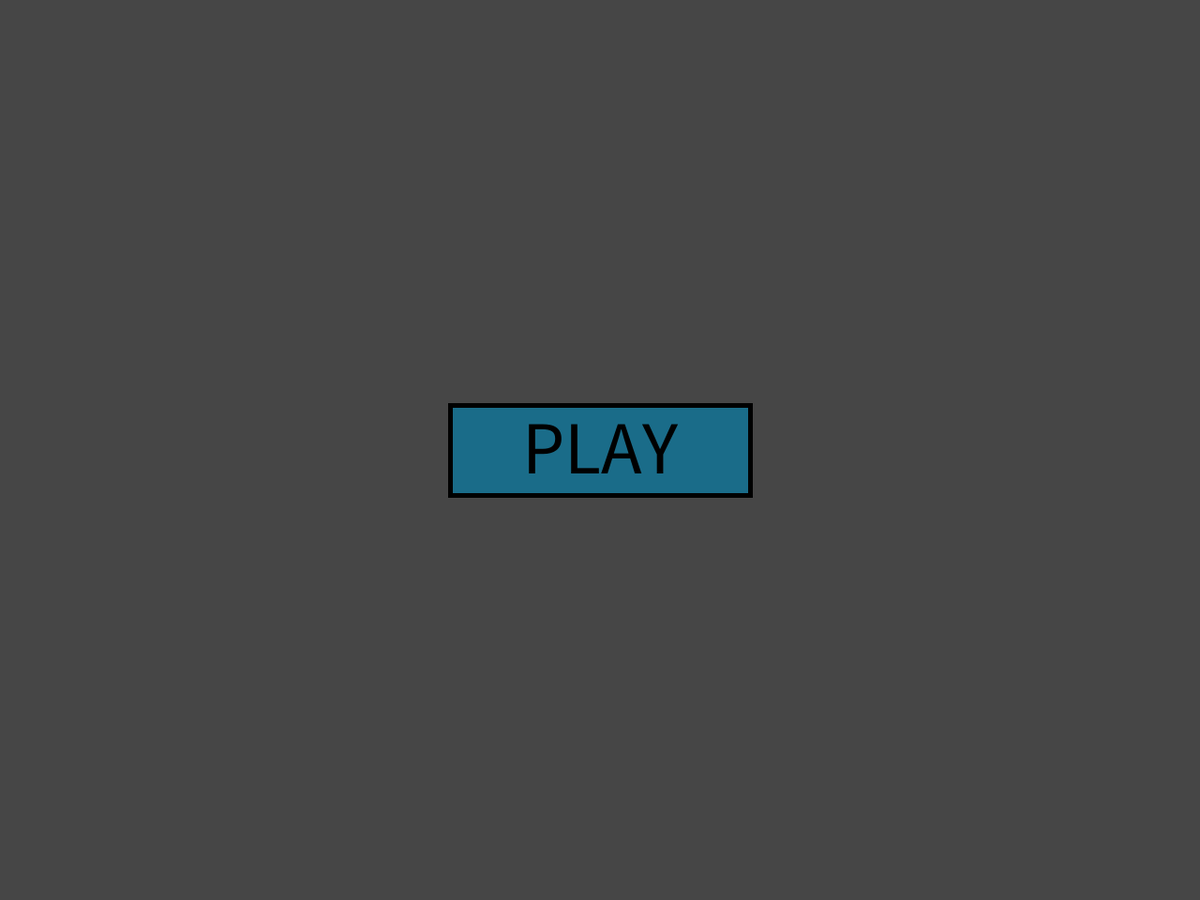
Frame 1 (no input)
Frame 60 (the mouse pressed at the canvas centre just before this capture): identical to frame 1, image omitted
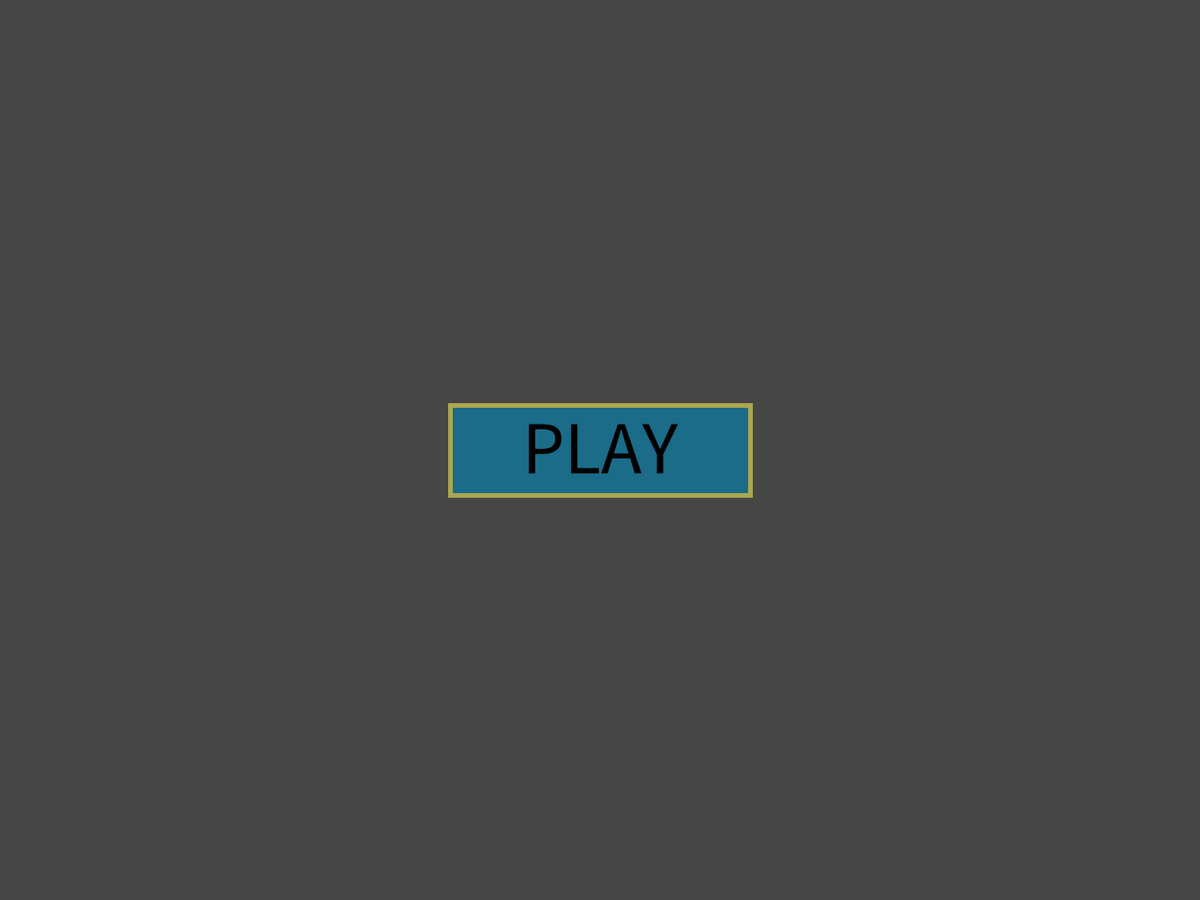
Frame 120 (the mouse held since frame 60 and released just before this capture)

The Processing sketch that drew these frames (run headless with seeded random() and noise(); from frame 60 on, the mouse is pressed at the canvas centre):

// Processing sketch: sketch_201120a
// ── sketch_201120a.pde
/*questions to ask pelletier:
 
 /1. how to make the asteroid display particles when destroyed by a bullet
 
 2. how to make the spaceship invulnerable for a short period of time after taking damage
 
 */


Spaceship myShip;
//ufo myEnemy;
ArrayList<GameObject> myObjects;

//mode setup
int mode, astCount, ufoSpawnTimer, ufoShotTimer;
final int ufoSpawnThreshold = 60*8;
final int ufoFireThreshold = 90;

final int INTRO = 0;
final int GAME = 1;
final int PAUSE = 2;
final int OVER = 3;
final int WIN = 4;

boolean wkey, skey, akey, dkey, spacekey, offScreen, lScreenSpawn, lUfo, keyJam, touchingAsteroid, touchingEnemyBullet, enemyFire, shipImmune;

void setup() {
  size(1280, 960);
  mode = INTRO;
  astCount = 4;
  rectMode(CENTER);
  textAlign(CENTER);
  myShip = new Spaceship();
  wkey=akey=skey=dkey=false;
  myObjects = new ArrayList<GameObject>();
  myObjects.add(new Asteroid());
  myObjects.add(new Asteroid());
  myObjects.add(new Asteroid());
  myObjects.add(new Asteroid());
}

void draw() {
  if (mode == INTRO) {
    intro();
  } else if (mode == GAME) {
    game();
  } else if (mode == PAUSE) {
    pause();
  } else if (mode == OVER) {
    over();
  } else if (mode == WIN) {
    win();
  } else {
    println("Error mode = " + mode);
  }
}

// ── A_Intro.pde
void intro() {
  background(#464646);

  //pause button
  button(width/2, height/2, width/4, height/10, "PLAY", 80, 25);
}

void introClicks() {
  if (touchingMouse(width/2, height/2, width/4, height/10)) {
    mode = GAME;
  }
}

// ── B_Game.pde
void game() {
  if(shipImmune == true){
    background(#CF4647);
  }else if(shipImmune == false){
  background(#6C6C6C);
  }else{
   println("ERROR: BACKGROUND COLOUR NOT FOUND"); 
  }
  //println(myObjects.size());

  int i = 0; //starting at object zero
  while (i < myObjects.size()) {
    //processing each object individually
    GameObject obj = myObjects.get(i); //get the current object
    if (obj.lives > 0) {
      obj.show(); //tell the current object to draw itself
      obj.act(); //tell the current object to update itself
      i++; //go to the next object
    } else {
      myObjects.remove(i); //throw away object
    }
  }

  myShip.show();
  myShip.act();
  
  //pause button
  button(60, 30, 100, 40, "PAUSE", 20, 7);

  //lives counter
  fill(0);
  textSize(20);
  text("LIVES: " + myShip.lives, width - 100, 50);

  //Asteroid Counter
  fill(0);
  textSize(20);
  text("ASTEROID COUNT: " + astCount, width - 150, 80);



  //ufo add
  ufoSpawnTimer++;
  if (ufoSpawnTimer > ufoSpawnThreshold) {
    myObjects.add(new ufo());
    ufoShotTimer = 0;
    ufoSpawnTimer = 0;
  }
}

void gameClicks() {
  if (touchingMouse(60, 30, 100, 40)) {
    mode = PAUSE;
  }
  if (myShip.lives < 0 || myShip.lives == 0) {
    mode = OVER;
  }
  if (astCount == 0) {
    mode = WIN;
  }
}

// ── C_Pause.pde
void pause() {
  background(#B4B4B4);

  //Continue Button
  button(width/2, height/3, width/5, height/12, "CONTINUE", 40, 15);

  //Quit Button
  button(width/2, height/2, width/5, height/12, "QUIT", 40, 15);
}

void pauseClicks() {
  if (touchingMouse(width/2, height/3, width/5, height/12)) {
    mode = GAME;
  }

  if (touchingMouse(width/2, height/2, width/5, height/12)) {
    exit();
  }
}

// ── D_Over.pde
void over() {
  background(#833C3C);
  textSize(width/(1280/150));
  text("DEFEAT", width/2, height/5);

  //TRY AGAIN button
  button(width/2, height/3, width/5, height/12, "TRY AGAIN", 40, 15);

  //QUIT Button
  button(width/2, height/2, width/5, height/12, "QUIT", 40, 15);
}

void overClicks() {
  if (touchingMouse(width/2, height/3, width/5, height/12)) {
    mode = INTRO;
    rectMode(CENTER);
    textAlign(CENTER);
    myShip = new Spaceship();
    wkey=akey=skey=dkey=false;
    myObjects = new ArrayList<GameObject>();

    myObjects.add(new Asteroid());
    myObjects.add(new Asteroid());
    myObjects.add(new Asteroid());
    myObjects.add(new Asteroid());
  }

  if (touchingMouse(width/2, height/2, width/5, height/12)) {
    exit();
  }
}

// ── E_Win.pde
void win() {
  background(#84A54B);
  textSize(width/(1280/150));
  text("VICTORY!", width/2, height/5);
  //Play Again button
  button(width/2, height/3, width/3, height/12, "KEEP PLAYING", 40, 15);

  //Quit
  button(width/2, height/2, width/5, height/12, "QUIT", 40, 15);
}

void winClicks() {
  if (touchingMouse(width/2, height/3, width/3, height/12)) {
    mode = INTRO;
    rectMode(CENTER);
    textAlign(CENTER);
    myShip = new Spaceship();
    wkey=akey=skey=dkey=false;
    myObjects = new ArrayList<GameObject>();

    myObjects.add(new Asteroid());
    myObjects.add(new Asteroid());
    myObjects.add(new Asteroid());
    myObjects.add(new Asteroid());
    astCount = 4;
  }
  if (touchingMouse(width/2, height/2, width/5, height/12)) {
    exit();
  }
}

// ── F_GameObject.pde
abstract class GameObject {

  //1. instance variables
  PVector vel;
  PVector loc;
  int size;
  int lives;

  GameObject() {
  }

  void show() {
    fill(0);
    stroke(255);
    strokeWeight(3);
    rect(loc.x, loc.y, size, size);
  }

  void act() {
    loc.add(vel);
  }

  void dieOffScreen() {
    if (loc.x <0 -50|| loc.x > width +50|| loc.y > height +50|| loc.y < 0 -50) {
      lives = 0;
    }
  }
}

// ── G_Spaceship.pde
class Spaceship extends GameObject {

  //1. Instance Variables or Fields
  PVector dir;
  int shotTimer, threshold, SSW, cap, barrelTip, ImmunityCounter, ImmunityThreshold;

  //2. Constructor name matches the class
  Spaceship() {
    loc = new PVector(width/2, height/2);
    dir = new PVector(1, 0);
    vel = new PVector(0, 0);
    size = 50;
    lives = 3;
    shotTimer = 0;
    threshold = 30;
    SSW = 4;
    cap = 7;
    ImmunityCounter = 90;
    ImmunityThreshold = 60*3;
  }

  //3. Behaviour Functions
  void show() {
    vel.limit(cap);
    pushMatrix();
    fill(#142581);
    stroke(0);
    strokeWeight(SSW);
    translate(loc.x, loc.y);
    rotate(dir.heading());
    ellipse(0, 0, size, size);
    fill(255);
    line(size/2, 0, 50, 0 );
    barrelTip = size/2 -50;
    popMatrix();
  }

  void act() {
    super.act();
    shotTimer++;
    ImmunityCounter++;

    //ship immunity
    if (ImmunityCounter < ImmunityThreshold) {
      shipImmune = true;
    } else {
      shipImmune = false;
    }

    if (akey) {
      dir.rotate(-radians(3));
    }
    if (dkey) {
      dir.rotate(radians(3));
    }
    if (wkey == true) {
      vel.add(dir);

      //add the fire
      myObjects.add(new Fire());
      myObjects.add(new Fire());
      myObjects.add(new Fire());
      myObjects.add(new Fire());
      myObjects.add(new Fire());
      myObjects.add(new Fire());
      myObjects.add(new Fire());
      myObjects.add(new Fire());
      myObjects.add(new Fire());
      myObjects.add(new Fire());
      myObjects.add(new Fire());
      myObjects.add(new Fire());
      myObjects.add(new Fire());
      myObjects.add(new Fire());
      myObjects.add(new Fire());
      myObjects.add(new Fire());
      myObjects.add(new Fire());
      myObjects.add(new Fire());
      myObjects.add(new Fire());
      myObjects.add(new Fire());
      myObjects.add(new Fire());
      myObjects.add(new Fire());
      myObjects.add(new Fire());
      myObjects.add(new Fire());
      myObjects.add(new Fire());
      myObjects.add(new Fire());
      myObjects.add(new Fire());
      myObjects.add(new Fire());
      myObjects.add(new Fire());
      myObjects.add(new Fire());
      myObjects.add(new Fire());
      myObjects.add(new Fire());
      myObjects.add(new Fire());
      myObjects.add(new Fire());
      myObjects.add(new Fire());
      myObjects.add(new Fire());
      myObjects.add(new Fire());
      myObjects.add(new Fire());
      myObjects.add(new Fire());
      myObjects.add(new Fire());
      myObjects.add(new Fire());
      myObjects.add(new Fire());
      myObjects.add(new Fire());
      myObjects.add(new Fire());
      myObjects.add(new Fire());
      myObjects.add(new Fire());
      myObjects.add(new Fire());
      myObjects.add(new Fire());
      myObjects.add(new Fire());
      myObjects.add(new Fire());
      myObjects.add(new Fire());
      myObjects.add(new Fire());
      myObjects.add(new Fire());
      myObjects.add(new Fire());
      myObjects.add(new Fire());
      myObjects.add(new Fire());
      myObjects.add(new Fire());
      myObjects.add(new Fire());
      myObjects.add(new Fire());
      myObjects.add(new Fire());
      myObjects.add(new Fire());
      myObjects.add(new Fire());
      myObjects.add(new Fire());
      myObjects.add(new Fire());
      myObjects.add(new Fire());
      myObjects.add(new Fire());
      myObjects.add(new Fire());
      myObjects.add(new Fire());
      myObjects.add(new Fire());
      myObjects.add(new Fire());
      myObjects.add(new Fire());
      myObjects.add(new Fire());
      myObjects.add(new Fire());
      myObjects.add(new Fire());
      myObjects.add(new Fire());
      myObjects.add(new Fire());
      myObjects.add(new Fire());
      myObjects.add(new Fire());
      myObjects.add(new Fire());
      myObjects.add(new Fire());
      myObjects.add(new Fire());
      myObjects.add(new Fire());
      myObjects.add(new Fire());
      myObjects.add(new Fire());
      myObjects.add(new Fire());
      myObjects.add(new Fire());
      myObjects.add(new Fire());
      myObjects.add(new Fire());
      myObjects.add(new Fire());
      myObjects.add(new Fire());
      myObjects.add(new Fire());
      myObjects.add(new Fire());
      myObjects.add(new Fire());
      myObjects.add(new Fire());
      myObjects.add(new Fire());
      myObjects.add(new Fire());
      myObjects.add(new Fire());
      myObjects.add(new Fire());
      myObjects.add(new Fire());
      myObjects.add(new Fire());
      myObjects.add(new Fire());
      myObjects.add(new Fire());
      myObjects.add(new Fire());
      myObjects.add(new Fire());
      myObjects.add(new Fire());
      myObjects.add(new Fire());
      myObjects.add(new Fire());
      myObjects.add(new Fire());
      myObjects.add(new Fire());
      myObjects.add(new Fire());
      myObjects.add(new Fire());
      myObjects.add(new Fire());
      myObjects.add(new Fire());
      myObjects.add(new Fire());
      myObjects.add(new Fire());
      myObjects.add(new Fire());
      myObjects.add(new Fire());
      myObjects.add(new Fire());
      myObjects.add(new Fire());
      myObjects.add(new Fire());
      myObjects.add(new Fire());
      myObjects.add(new Fire());
      myObjects.add(new Fire());
      myObjects.add(new Fire());
      myObjects.add(new Fire());
      myObjects.add(new Fire());
      myObjects.add(new Fire());
      myObjects.add(new Fire());
      myObjects.add(new Fire());
      myObjects.add(new Fire());
      myObjects.add(new Fire());
      myObjects.add(new Fire());
      myObjects.add(new Fire());
      myObjects.add(new Fire());
      myObjects.add(new Fire());
      myObjects.add(new Fire());
      myObjects.add(new Fire());
      myObjects.add(new Fire());
      myObjects.add(new Fire());
      myObjects.add(new Fire());
      myObjects.add(new Fire());
      myObjects.add(new Fire());
      myObjects.add(new Fire());
      myObjects.add(new Fire());
      myObjects.add(new Fire());
      myObjects.add(new Fire());
      myObjects.add(new Fire());
      myObjects.add(new Fire());
      myObjects.add(new Fire());
      myObjects.add(new Fire());
      myObjects.add(new Fire());
      myObjects.add(new Fire());
      myObjects.add(new Fire());
      myObjects.add(new Fire());
      myObjects.add(new Fire());
      myObjects.add(new Fire());
      myObjects.add(new Fire());
      myObjects.add(new Fire());
      myObjects.add(new Fire());
      myObjects.add(new Fire());
      myObjects.add(new Fire());
      myObjects.add(new Fire());
      myObjects.add(new Fire());
      myObjects.add(new Fire());
      myObjects.add(new Fire());
      myObjects.add(new Fire());
      myObjects.add(new Fire());
      myObjects.add(new Fire());
      myObjects.add(new Fire());
      myObjects.add(new Fire());
      myObjects.add(new Fire());
    }

    if (skey == true) {
      vel.mult(0.95);
    }

    if (spacekey && shotTimer > threshold && shipImmune == false) {
      myObjects.add(new Bullet());
      shotTimer = 0;
    }


    //wrap around
    if (loc.x > (width + size/2 +20)) {
      loc.x = -(size/2) -20;
    }
    if (loc.x < -(size/2) - 20) {
      loc.x = width + (size/2) + 20;
    }
    if (loc.y > height + size/2 + 20) {
      loc.y = -(size/2) - 20;
    }
    if (loc.y < -(size/2) -20) {
      loc.y = height + size/2 + 20;
    }

    //asteroid collide
    int i = 0;
    while (i < myObjects.size()) {
      GameObject myObj = myObjects.get(i);
      if (myObj instanceof Asteroid) {
        if (dist(loc.x, loc.y, myObj.loc.x, myObj.loc.y) < size/2 + (myObj.size)/2 && shipImmune == false) {
          lives = lives -1;
          myObj.lives = 0;
          myObjects.add(new Asteroid());

          myObjects.add(new collision(myObj.loc.x, myObj.loc.y));
          myObjects.add(new collision(myObj.loc.x, myObj.loc.y));
          myObjects.add(new collision(myObj.loc.x, myObj.loc.y));
          myObjects.add(new collision(myObj.loc.x, myObj.loc.y));
          myObjects.add(new collision(myObj.loc.x, myObj.loc.y));
          myObjects.add(new collision(myObj.loc.x, myObj.loc.y));
          myObjects.add(new collision(myObj.loc.x, myObj.loc.y));
          myObjects.add(new collision(myObj.loc.x, myObj.loc.y));
          myObjects.add(new collision(myObj.loc.x, myObj.loc.y));
          myObjects.add(new collision(myObj.loc.x, myObj.loc.y));
          myObjects.add(new collision(myObj.loc.x, myObj.loc.y));
          myObjects.add(new collision(myObj.loc.x, myObj.loc.y));
          myObjects.add(new collision(myObj.loc.x, myObj.loc.y));
          myObjects.add(new collision(myObj.loc.x, myObj.loc.y));
          myObjects.add(new collision(myObj.loc.x, myObj.loc.y));
          myObjects.add(new collision(myObj.loc.x, myObj.loc.y));
          myObjects.add(new collision(myObj.loc.x, myObj.loc.y));
          myObjects.add(new collision(myObj.loc.x, myObj.loc.y));
          myObjects.add(new collision(myObj.loc.x, myObj.loc.y));
          myObjects.add(new collision(myObj.loc.x, myObj.loc.y));
          myObjects.add(new collision(myObj.loc.x, myObj.loc.y));
          myObjects.add(new collision(myObj.loc.x, myObj.loc.y));
          myObjects.add(new collision(myObj.loc.x, myObj.loc.y));
          myObjects.add(new collision(myObj.loc.x, myObj.loc.y));
          myObjects.add(new collision(myObj.loc.x, myObj.loc.y));
          myObjects.add(new collision(myObj.loc.x, myObj.loc.y));


          if (lives == 0) {
            mode = OVER;
          }
          ImmunityCounter = 0;
        }
      }
      i++;
    }

    //UFO Collide
    int z = 0;
    while (z < myObjects.size()) {
      GameObject myObj = myObjects.get(z);
      if (myObj instanceof ufo) {
        if (dist(loc.x, loc.y, myObj.loc.x, myObj.loc.y) < size/2 + (myObj.size)/2 && shipImmune == false) {
          lives= lives -2;
          myObj.lives = 0;
          myObjects.add(new collision(myObj.loc.x, myObj.loc.y));
          myObjects.add(new collision(myObj.loc.x, myObj.loc.y));
          myObjects.add(new collision(myObj.loc.x, myObj.loc.y));
          myObjects.add(new collision(myObj.loc.x, myObj.loc.y));
          myObjects.add(new collision(myObj.loc.x, myObj.loc.y));
          myObjects.add(new collision(myObj.loc.x, myObj.loc.y));
          myObjects.add(new collision(myObj.loc.x, myObj.loc.y));
          myObjects.add(new collision(myObj.loc.x, myObj.loc.y));
          myObjects.add(new collision(myObj.loc.x, myObj.loc.y));
          myObjects.add(new collision(myObj.loc.x, myObj.loc.y));
          myObjects.add(new collision(myObj.loc.x, myObj.loc.y));
          myObjects.add(new collision(myObj.loc.x, myObj.loc.y));
          myObjects.add(new collision(myObj.loc.x, myObj.loc.y));
          myObjects.add(new collision(myObj.loc.x, myObj.loc.y));
          myObjects.add(new collision(myObj.loc.x, myObj.loc.y));
          myObjects.add(new collision(myObj.loc.x, myObj.loc.y));
          myObjects.add(new collision(myObj.loc.x, myObj.loc.y));
          myObjects.add(new collision(myObj.loc.x, myObj.loc.y));
          myObjects.add(new collision(myObj.loc.x, myObj.loc.y));
          myObjects.add(new collision(myObj.loc.x, myObj.loc.y));
          myObjects.add(new collision(myObj.loc.x, myObj.loc.y));
          myObjects.add(new collision(myObj.loc.x, myObj.loc.y));

          if (lives == 0) {
            mode = OVER;
          }
          ImmunityCounter = 0;
        }
      }
      z++;
    }

    //Enemy Bullet Collide
    int q = 0;
    while (q < myObjects.size()) {
      GameObject myObj = myObjects.get(q);
      if (myObj instanceof EnemyBullet) {
        if (dist(loc.x, loc.y, myObj.loc.x, myObj.loc.y) < size/2 + (myObj.size)/2 && shipImmune == false) {
          myObj.lives--;
          lives--;
          if (lives == 0) {
            mode = OVER;
          }
          ImmunityCounter = 0;
        }
      }
      q++;
    }
  }
}

// ── H_Asteroid.pde
class Asteroid extends GameObject {

  //1. instance variables
  int ASW; //Asteroid Stroke Weight
  int startLives;

  //2. Constructor
  Asteroid() {
    loc = new PVector(random(width), random(height));
    vel = new PVector(1, 0);
    vel.rotate(random(TWO_PI));
    size = int(random(75, 95));
    startLives = 2;
    lives = 1;
    ASW = 3;
  }

  Asteroid(int s, float x, float y) {
    lives = 1;
    loc = new PVector(x, y);
    vel = new PVector(1, 0);
    vel.rotate(random(TWO_PI));
    size = s;
    ASW = 3;
  }

  void show() {
    fill(#F0CA4B);
    stroke(0);
    strokeWeight(ASW);
    ellipse(loc.x, loc.y, size, size);
  }


  void act() {
    super.act();

    int i = 0;
    while (i < myObjects.size()) {
      GameObject myObj = myObjects.get(i);
      if (myObj instanceof Bullet) {
        if (dist(loc.x, loc.y, myObj.loc.x, myObj.loc.y) < size/2 + myObj.size) {
          
          myObjects.add(new collision(loc.x, loc.y));
          myObjects.add(new collision(loc.x, loc.y));
          myObjects.add(new collision(loc.x, loc.y));
          myObjects.add(new collision(loc.x, loc.y));
          myObjects.add(new collision(loc.x, loc.y));
          myObjects.add(new collision(loc.x, loc.y));
          myObjects.add(new collision(loc.x, loc.y));
          myObjects.add(new collision(loc.x, loc.y));
          myObjects.add(new collision(loc.x, loc.y));
          myObjects.add(new collision(loc.x, loc.y));
          myObjects.add(new collision(loc.x, loc.y));
          myObjects.add(new collision(loc.x, loc.y));
          myObjects.add(new collision(loc.x, loc.y));
          myObjects.add(new collision(loc.x, loc.y));
          myObjects.add(new collision(loc.x, loc.y));
          myObjects.add(new collision(loc.x, loc.y));
          myObjects.add(new collision(loc.x, loc.y));
          myObjects.add(new collision(loc.x, loc.y));
          myObjects.add(new collision(loc.x, loc.y));
          myObjects.add(new collision(loc.x, loc.y));
          myObjects.add(new collision(loc.x, loc.y));
          myObjects.add(new collision(loc.x, loc.y));
          
          myObj.lives = 0;
          lives = lives -1;
          astCount = astCount -1;
          if (size > 50) {
            myObjects.add(new Asteroid(size/2, loc.x, loc.y));
            astCount ++;
            myObjects.add(new Asteroid(size/2, loc.x, loc.y));
            astCount++;
          }
        }
      }

      i++;
  if(astCount == 0){
   mode = WIN; 
  }
  }
  
  

    //wrap around
    if (loc.x > (width + size + ASW)) {
      loc.x = -(size/2);
    }
    if (loc.x < -(size/2 +ASW)) {
      loc.x = width + (size/2) +ASW;
    }
    if (loc.y > height + size/2 +ASW) {
      loc.y = -(size/2 + ASW);
    }
    if (loc.y < -(size/2 +ASW)) {
      loc.y = height + size/2 +ASW;
    }
  }
}

// ── I_Bullet.pde
class Bullet extends GameObject {

  //1. Instance Variables

  //2. Constructor
  Bullet() {
    loc = new PVector(myShip.loc.x, myShip.loc.y);
    PVector barrel = myShip.dir.copy();
    barrel.setMag(50);
    loc.add(barrel);
    vel = new PVector(myShip.dir.x, myShip.dir.y);
    vel.setMag(20);
    vel.add(myShip.vel);
    lives = 1;
    size = 10;
  }

  void show() {
    fill(#142581);
    noStroke();
    pushMatrix();
    translate(loc.x, loc.y);
    rotate(vel.heading());
    ellipse(0, 0, 2*size, size);
    popMatrix();
  }

  void act() {
    super.act();
    dieOffScreen();
  }
}

// ── J_UFO.pde
class ufo extends GameObject {
  int USW, UfoX, UfoV;
  float rn;

  ufo() {
    rn = random(0, 1);
    if (rn < 0.5) {
      lScreenSpawn = true;
      vel = new PVector(1, 0);
    } else {
      lScreenSpawn = false;
      vel = new PVector(-1, 0);
    }

    if (lScreenSpawn == true) {
      UfoX = -35;
    } else if (lScreenSpawn == false) {
      UfoX = width + 35;
    } else {
      println("UFO SPAWN ERROR");
    }
    
    lives = 1;
    size = 60;
    loc = new PVector(UfoX, random(0, height));
    PVector aim = new PVector(myShip.loc.x - loc.x, myShip.loc.y - loc.y);
    aim.setMag(10);
    vel.setMag(3);
    USW = 5;
    ufoShotTimer = 0;
  }

  void show() {
    fill(#FF0505);
    stroke(0);
    strokeWeight(USW);
    circle(loc.x, loc.y, size);
  }

  void act() {
    super.act();
    ufoShotTimer ++;
    
        //fire rate
    if (ufoShotTimer > ufoFireThreshold && shipImmune == false) {
      myObjects.add(new EnemyBullet(loc));
      ufoShotTimer = 0;
    }

    //ufo dies off screen
    if (loc.x > (width + size/2 +20) || loc.x < -(size/2) - 20 || loc.y > height + size/2 + 20|| loc.y < -(size/2) -20) {
      lives = 0;
    }
  
    int i = 0;
    while (i < myObjects.size()) {
      GameObject myObj = myObjects.get(i);
      if (myObj instanceof Bullet) {
        if (dist(loc.x, loc.y, myObj.loc.x, myObj.loc.y) < size/2 + myObj.size) { //not myObj.size/2 because bullet is not circular
          myObj.lives = 0;
          lives = lives -1;
          
          myObjects.add(new collision(loc.x, loc.y));
          myObjects.add(new collision(loc.x, loc.y));
          myObjects.add(new collision(loc.x, loc.y));
          myObjects.add(new collision(loc.x, loc.y));
          myObjects.add(new collision(loc.x, loc.y));
          myObjects.add(new collision(loc.x, loc.y));
          myObjects.add(new collision(loc.x, loc.y));
          myObjects.add(new collision(loc.x, loc.y));
          myObjects.add(new collision(loc.x, loc.y));
          myObjects.add(new collision(loc.x, loc.y));
          myObjects.add(new collision(loc.x, loc.y));
          myObjects.add(new collision(loc.x, loc.y));
          myObjects.add(new collision(loc.x, loc.y));
          myObjects.add(new collision(loc.x, loc.y));
          myObjects.add(new collision(loc.x, loc.y));
          myObjects.add(new collision(loc.x, loc.y));
          myObjects.add(new collision(loc.x, loc.y));
          myObjects.add(new collision(loc.x, loc.y));
          myObjects.add(new collision(loc.x, loc.y));
          myObjects.add(new collision(loc.x, loc.y));
        }
      }
      i++;
    }
  }
}

// ── K_Fire.pde
class Fire extends GameObject {
  int t;

  Fire() {
    loc = myShip.loc.copy();
    vel = myShip.dir.copy();  
    vel.rotate(PI + random(-1.3, 1.3));
    vel.setMag(5);
    size = 1;
    lives = 1;
    t = 255;
  }

  void act() {
    super.act();
    dieOffScreen();
  }

  void show() {
    fill(0, t);
    stroke(#D10206, t);
    strokeWeight(3);
    t = t -35;
    if(t == 10){
      lives = 0;
    }
    rect(loc.x, loc.y, size, size);
  }
}

// ── L_EnemyBullet.pde
class EnemyBullet extends GameObject {

  //1. Instance Variables
  float vx, vy;

  //2. Constructor
  EnemyBullet(PVector newloc) {
    loc = newloc.copy();
    lives = 1;
    size = 10;
    int i = 0;
    PVector aim = new PVector(myShip.loc.x - loc.x, myShip.loc.y - loc.y);
    aim.setMag(5);
    vel = new PVector(aim.x, aim.y);
    while (i < myObjects.size()) {
      GameObject myObj = myObjects.get(i);
      if (myObj instanceof ufo) {
        loc = new PVector(myObj.loc.x, myObj.loc.y);
      }
      i++;
    }


    
  }  

  void show() {
    fill(#FF0505);
    noStroke();
    pushMatrix();
    translate(loc.x, loc.y);
    rotate(vel.heading());
    ellipse(0, 0, 2*size, size);
    popMatrix();
  }

  void act() {
    super.act();
    loc.add(vel);
    dieOffScreen();
  }
}

// ── M_Tools.pde
void button(int x, int y, int w, int h, String label, int ts, int drop) {


  //tactile
  if (touchingMouse(x, y, w, h)) {
    stroke(#AAA651);
    strokeWeight(5);
  } else {
    stroke(0);
    strokeWeight(5);
  }
  //drawing the button
  fill(#1A6C89);
  rect(x, y, w, h);
  textSize(ts);
  fill(0);
  text(label, x, y + drop);
}
//touching mouse
boolean touchingMouse(int x, int y, int w, int h) {
  if (mouseX > (x - w/2 - 5/2) && mouseX < (x + w/2 + 5/2) && mouseY > y - h/2 - 5/2 && mouseY < y + h/2 + 5/2) {
    return true;
  } else {

    return false;
  }
}

// ── N_CollisionParticles.pde
class collision extends GameObject {
  int t;

  collision(float x, float y) {
    loc = new PVector(x, y);
    vel = new PVector(1, 0);
    vel.setMag(15);
    vel.rotate(random(0, 2*PI));
    size = 1;
    lives = 1;
    t = 255;
  }
  
  void act() {
    super.act();
    dieOffScreen();
  }

  void show() {
    fill(0, t);
    stroke(#D10206, t);
    strokeWeight(3);
    t = t -10;
    if (t == 0) {
      lives = 0;
    }
    rect(loc.x, loc.y, size, size);
  }
}

// ── Z_Interactions.pde
void keyPressed() {
  if (key == 'w' || key == 'W') wkey = true;
  if (key == 'a' || key == 'A') akey = true;
  if (key == 's' || key == 'S') skey = true;
  if (key == 'd' || key == 'D') dkey = true;
  if (key == ' ') spacekey = true;
}

void keyReleased() {
  if (key == 'w' || key == 'W') wkey = false;
  if (key == 'a' || key == 'A') akey = false;
  if (key == 's' || key == 'S') skey = false;
  if (key == 'd' || key == 'D') dkey = false;
  if (key == ' '|| key == ' ') spacekey = false;
}

// ── Z_Mouse.pde
void mouseReleased() {
  if (mode == INTRO) {
    introClicks();
  } else if (mode == GAME) {
    gameClicks();
  } else if (mode == PAUSE) {
    pauseClicks();
  } else if (mode == OVER) {
    overClicks();
  }else if(mode == WIN){
    winClicks();
  } else {
    println("ERROR: Mode = " + mode);
  }
}
